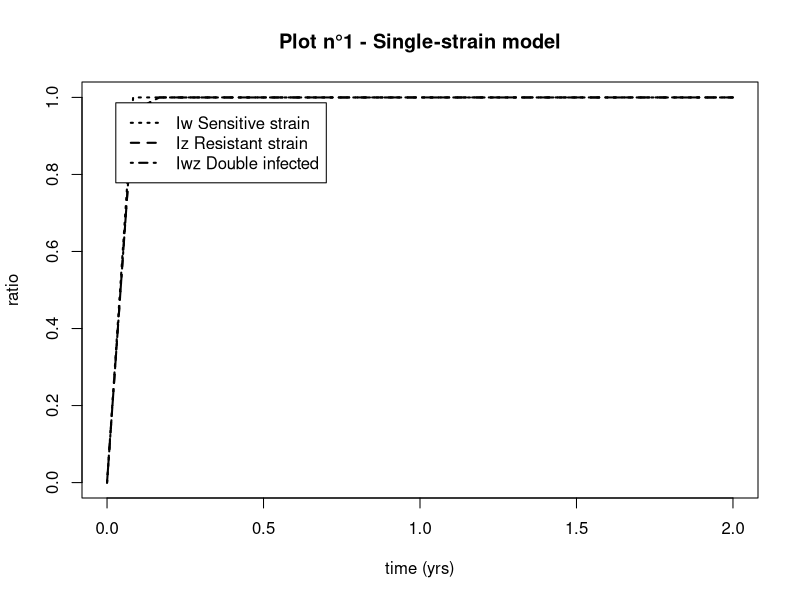
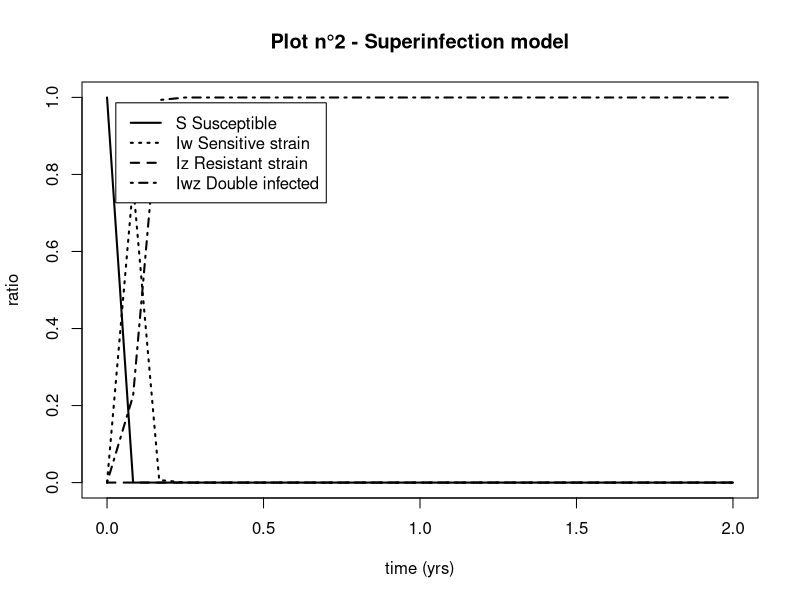
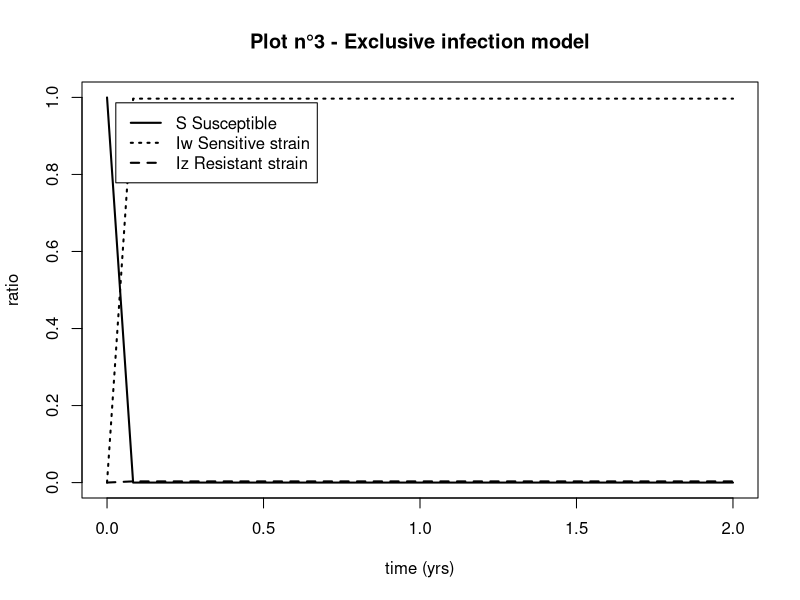
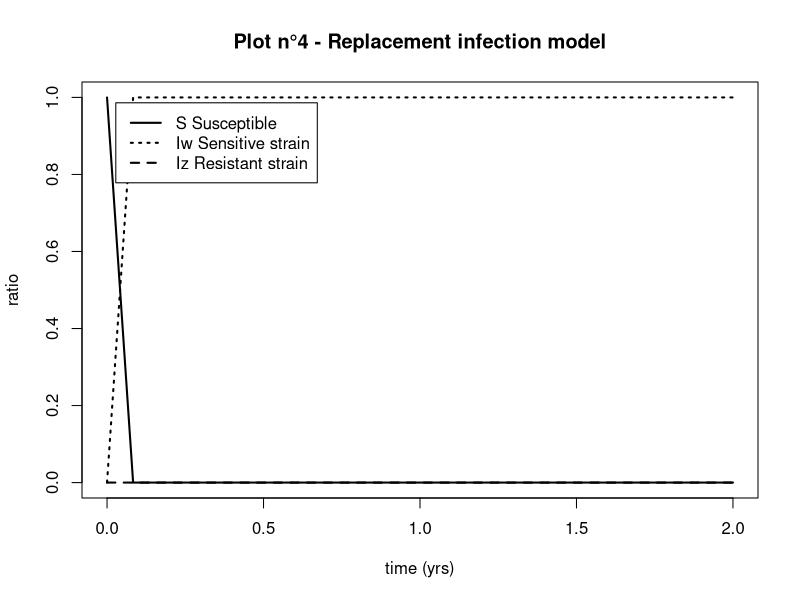
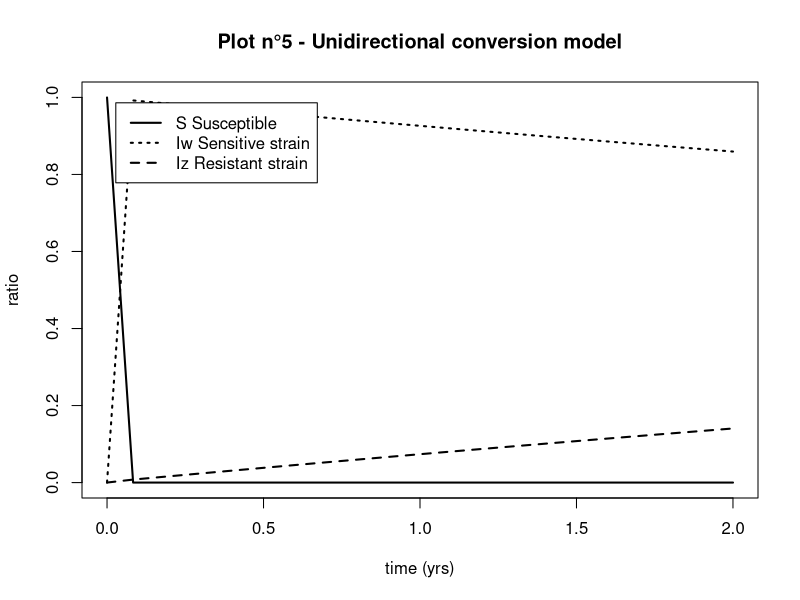
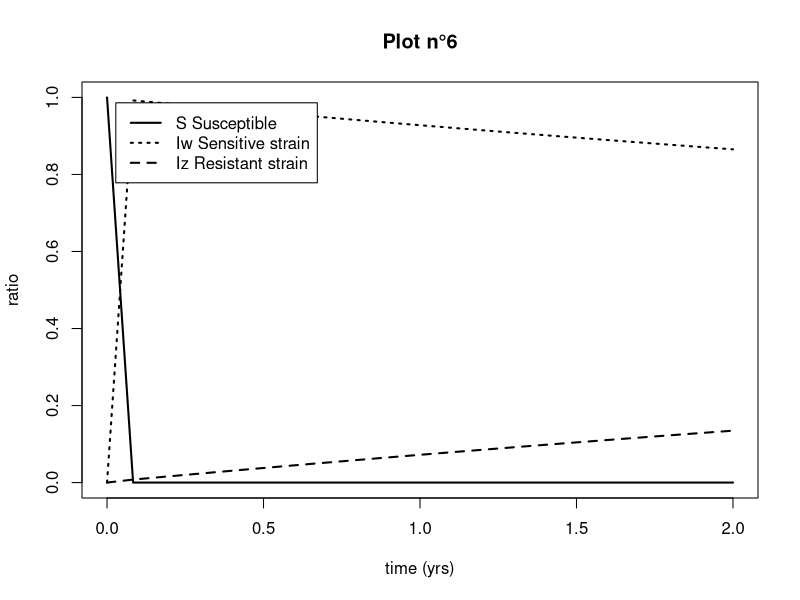

The R script that drew these images, in order:
## ---- chunk 1
library(deSolve)
options("scipen" = 10)
N <- 10000
a <- 2
pbeta_w <- 0.04
pbeta_z <- 0.015
pgammaa <- 0.01
pgamma_tilt <- 0.1
pq <- 0.5
prho <- 0.5
pphi <- 0.05
peps <- 0.15
m <- 1/12

## ---- chunk 2
parameters <- c(beta_w=pbeta_w, beta_z=pbeta_z, gamma=pgammaa, gamma_prim=pgamma_tilt, eps=peps )

state <- c(S1=N-1, S2=N-1, Iw=1, Iz=1)

times <- seq(0, a, by=m)

SIS_single_strain=function(times, state, parameters){
  with(as.list(c(state,parameters)),
       {dS1 <- - beta_w*Iw*S1 + gamma*(1-eps)*Iw + gamma_prim*eps*Iw
        dS2 <- - beta_z*Iz*S2 + gamma*Iz
        dIw <- beta_w*Iw*S1 - gamma*(1-eps)*Iw - gamma_prim*eps*Iw
        dIz <- beta_z*Iz*S2 - gamma*Iz
        list(c(dS1, dS2, dIw, dIz))
       })
}

require(deSolve)

out=as.data.frame(
  ode(y=state, times=times, func=SIS_single_strain, parms=parameters)
)



## ---- chunk 3
plot(times, out$Iw/N, main="Plot n°1 - Single-strain model", xlab="time (yrs)", ylab="ratio", ylim=c(0,1), lty=3, lwd=2, type="l")

lines(times, out$Iz/N, lty=2, lwd=2)

double_inf <- out$Iw*out$Iz

lines(times, double_inf/N^2, lty=4, lwd=2)

legend("topleft" , inset=.05, c("Iw Sensitive strain", "Iz Resistant strain", "Iwz Double infected" ), lty=c(3,2,4), lwd=c(2,2,2))
## ---- chunk 4
parameters <- c(beta_w=pbeta_w, beta_z=pbeta_z, gamma=pgammaa, gamma_prim=pgamma_tilt, eps=peps, q=pq )

state <- c(S=N-2, Iw=1, Iz=1, Iwz=0)

times=seq(0, a, by=m)

SIS_superinf=function(times, state, parameters){
  with(as.list(c(state,parameters)),
       {dS = - beta_w*(Iw+q*Iwz)*S - beta_z*(Iz+q*Iwz)*S + gamma*(1-eps)*Iw + gamma_prim*eps*Iw + gamma*Iz
        dIw = beta_w*(Iw+q*Iwz)*S + gamma*Iwz - beta_z*(Iz+q*Iwz)*Iw - gamma*(1-eps)*Iw - gamma_prim*eps*Iw 
        dIz = beta_z*(Iz+q*Iwz)*S + gamma*(1-eps)*Iwz + gamma_prim*eps*Iwz - beta_w*(Iw+q*Iwz)*Iz - gamma*Iz 
        dIwz = beta_w*(Iw+q*Iwz)*Iz + beta_z*(Iz+q*Iwz)*Iw - gamma*Iwz - gamma*(1-eps)*Iwz - gamma_prim*eps*Iwz
        list(c(dS, dIw, dIz, dIwz))
       })
}

require(deSolve)

out_super=as.data.frame(
  ode(y=state, times=times, func=SIS_superinf, parms=parameters)
)

## ---- chunk 5
plot(times, out_super$S/N, main="Plot n°2 - Superinfection model", xlab="time (yrs)", ylab="ratio", ylim=c(0,1), lty=1, lwd=2, type="l")
lines(times, out_super$Iw/N, lty=3, lwd=2)
lines(times, out_super$Iz/N, lty=2, lwd=2)
lines(times, out_super$Iwz/N, lty=4, lwd=2)

legend("topleft" , inset=.05, c("S Susceptible","Iw Sensitive strain", "Iz Resistant strain", "Iwz Double infected" ), lty=c(1,3,2,4), lwd=c(2,2,2,2))
## ---- chunk 6
parameters <- c(beta_w=pbeta_w, beta_z=pbeta_z, gamma=pgammaa, gamma_prim=pgamma_tilt, eps=peps)

state <- c(S=N-2, Iw=1, Iz=1)

times=seq(0, a, by=m)

SIS_exclusive=function(times, state, parameters){
  with(as.list(c(state,parameters)),
       {dS = - beta_w*Iw*S - beta_z*Iz*S + gamma*(1-eps)*Iw + gamma_prim*eps*Iw + gamma*Iz
        dIw = beta_w*Iw*S - gamma*(1-eps)*Iw - gamma_prim*eps*Iw
        dIz = beta_z*Iz*S - gamma*Iz
        list(c(dS, dIw, dIz))
       })
}

require(deSolve)

out_exc=as.data.frame(
  ode(y=state, times=times, func=SIS_exclusive, parms=parameters)
)

## ---- chunk 7
plot(times, out_exc$S/N, main="Plot n°3 - Exclusive infection model", xlab="time (yrs)", ylab="ratio", ylim=c(0,1), lty=1, lwd=2, type="l")
lines(times, out_exc$Iw/N, lty=3, lwd=2)
lines(times, out_exc$Iz/N, lty=2, lwd=2)

legend("topleft" , inset=.05, c("S Susceptible","Iw Sensitive strain", "Iz Resistant strain" ), lty=c(1,3,2), lwd=c(2,2,2))

## ---- chunk 8
parameters <- c(beta_w=pbeta_w, beta_z=pbeta_z, gamma=pgammaa, gamma_prim=pgamma_tilt, eps=peps)

state <- c(S=N-2, Iw=1, Iz=1)

times=seq(0, a, by=m)

SIS_replacement=function(times, state, parameters){
  with(as.list(c(state,parameters)),
       {dS = - beta_w*Iw*S - beta_z*Iz*S + gamma*(1-eps)*Iw + gamma_prim*eps*Iw + gamma*Iz
        dIw = beta_w*Iw*S - gamma*(1-eps)*Iw - gamma_prim*eps*Iw + (beta_w-beta_z)*Iw*Iz
        dIz = beta_z*Iz*S - gamma*Iz - (beta_w-beta_z)*Iw*Iz
        list(c(dS, dIw, dIz))
       })
}

require(deSolve)

out_rep=as.data.frame(
  ode(y=state, times=times, func=SIS_replacement, parms=parameters)
)

## ---- chunk 9
plot(times, out_rep$S/N, main="Plot n°4 - Replacement infection model", xlab="time (yrs)", ylab="ratio", ylim=c(0,1), lty=1, lwd=2, type="l")
lines(times, out_rep$Iw/N, lty=3, lwd=2)
lines(times, out_rep$Iz/N, lty=2, lwd=2)

legend("topleft" , inset=.05, c("S Susceptible","Iw Sensitive strain", "Iz Resistant strain" ), lty=c(1,3,2), lwd=c(2,2,2))
## ---- chunk 10
parameters <- c(beta_w=pbeta_w, beta_z=pbeta_z, gamma=pgammaa, gamma_prim=pgamma_tilt, eps=peps, rho=prho )

state <- c(S=N-2, Iw=1, Iz=1)

times=seq(0, a, by=m)

SIS_unidir=function(times, state, parameters){
  with(as.list(c(state,parameters)),
       {dS = - beta_w*Iw*S - beta_z*Iz*S + gamma*(1-eps)*Iw + gamma_prim*eps*Iw + gamma*Iz
        dIw = beta_w*Iw*S - gamma*(1-eps)*Iw - gamma_prim*eps*Iw - rho*eps*Iw
        dIz = beta_z*Iz*S - gamma*Iz + rho*eps*Iw
        list(c(dS, dIw, dIz))
       })
}

require(deSolve)

out_uni=as.data.frame(
  ode(y=state, times=times, func=SIS_unidir, parms=parameters)
)

## ---- chunk 11
plot(times, out_uni$S/N, main="Plot n°5 - Unidirectional conversion model", xlab="time (yrs)", ylab="ratio", ylim=c(0,1), lty=1, lwd=2, type="l")
lines(times, out_uni$Iw/N, lty=3, lwd=2)
lines(times, out_uni$Iz/N, lty=2, lwd=2)

legend("topleft" , inset=.05, c("S Susceptible","Iw Sensitive strain", "Iz Resistant strain" ), lty=c(1,3,2), lwd=c(2,2,2))
## ---- chunk 12
parameters <- c(beta_w=pbeta_w, beta_z=pbeta_z, gamma=pgammaa, gamma_prim=pgamma_tilt, eps=peps, rho=prho, phi=pphi )

state <- c(S=N-2, Iw=1, Iz=1)

times=seq(0, a, by=m)

SIS_bidir=function(times, state, parameters){
  with(as.list(c(state,parameters)),
       {dS = - beta_w*Iw*S - beta_z*Iz*S + gamma*(1-eps)*Iw + gamma_prim*eps*Iw + gamma*Iz
        dIw = beta_w*Iw*S - gamma*(1-eps)*Iw - gamma_prim*eps*Iw - rho*eps*Iw + phi*(1-eps)*Iz
        dIz = beta_z*Iz*S - gamma*Iz + rho*eps*Iw - phi*(1-eps)*Iz
        list(c(dS, dIw, dIz))
       })
}

require(deSolve)

out_bi=as.data.frame(
  ode(y=state, times=times, func=SIS_bidir, parms=parameters)
)

## ---- chunk 13
plot(times, out_bi$S/N, main="Plot n°6", xlab="time (yrs)", ylab="ratio", ylim=c(0,1), lty=1, lwd=2, type="l")
lines(times, out_bi$Iw/N, lty=3, lwd=2)
lines(times, out_bi$Iz/N, lty=2, lwd=2)

legend("topleft" , inset=.05, c("S Susceptible","Iw Sensitive strain", "Iz Resistant strain" ), lty=c(1,3,2), lwd=c(2,2,2))
